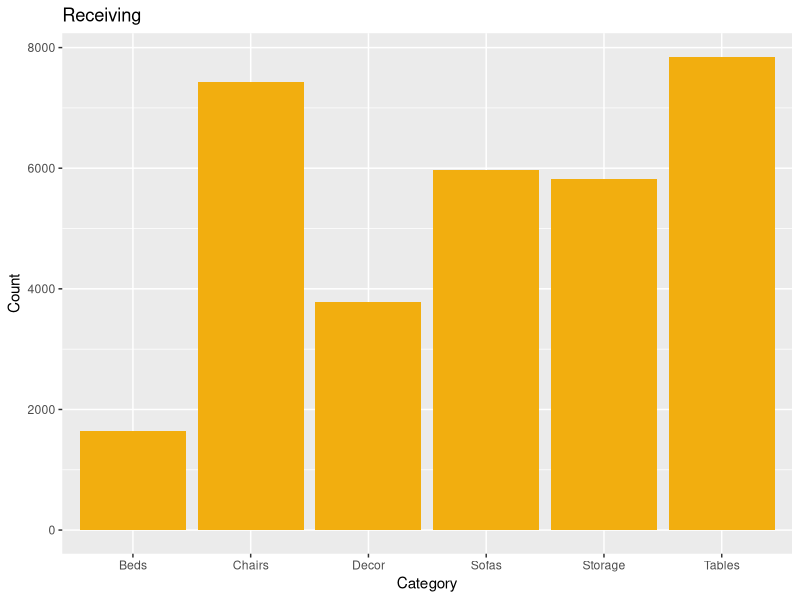
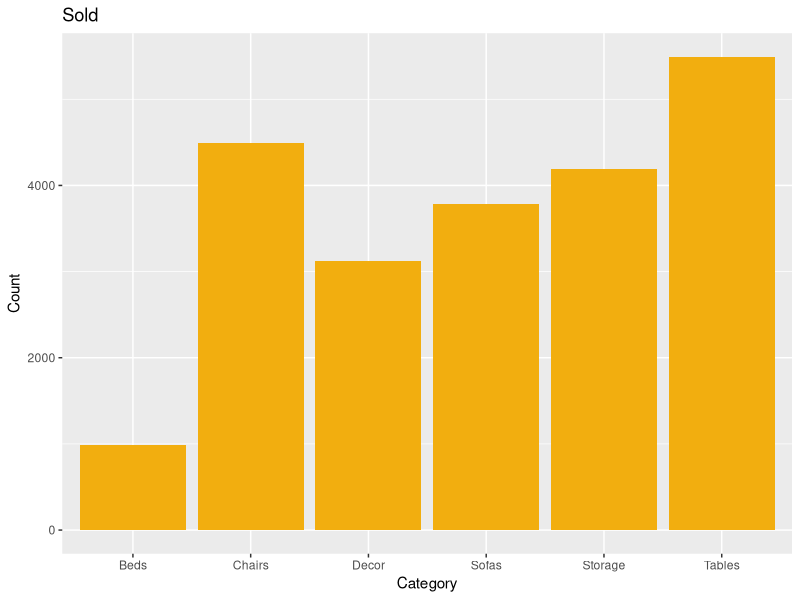
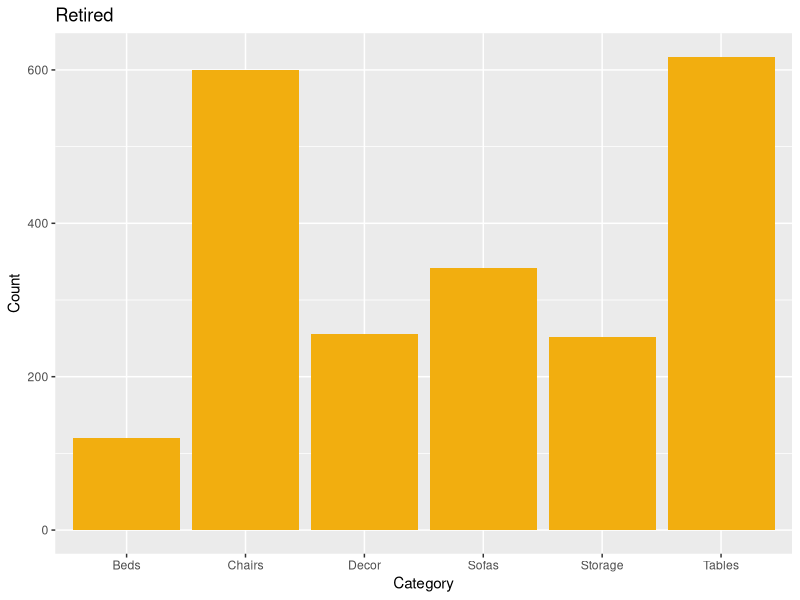
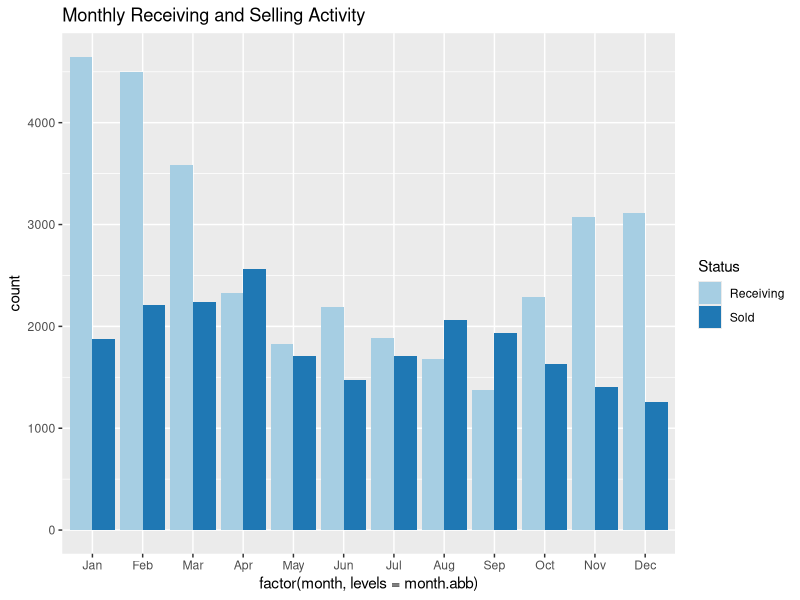
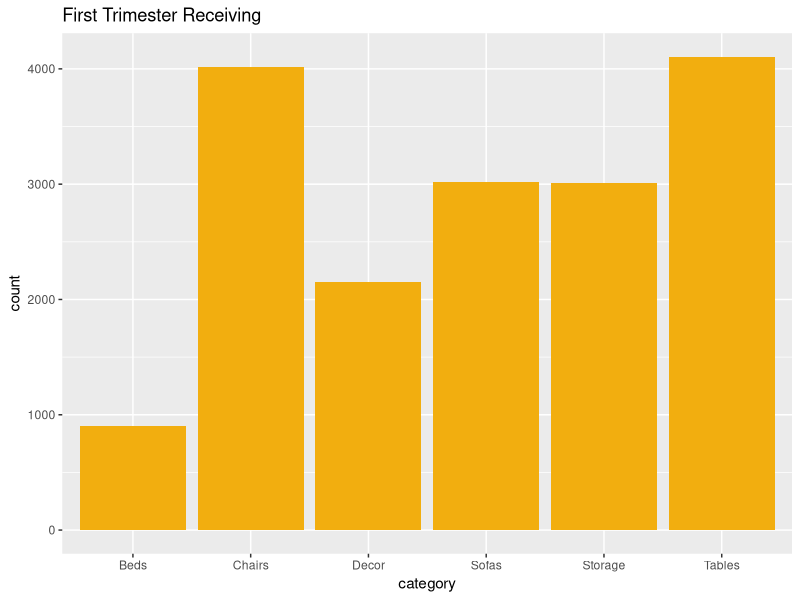

Generate these figures, in order, with R: (Note: this script raises an error after producing the figures.)
## ---- chunk 1
library(dplyr)
library(ggplot2)
## ---- chunk 2
setwd("/Users/marielpacada/kaiyo-traffic")
categories <- read.csv("categories.csv") 
warehouse <- read.csv("warehouse_flux.csv")

# remove duplicates 
warehouse$X <- NULL
warehouse <- unique(warehouse)

# join warehouse data with item categories
names(categories)[1] <- "category_id"
warehouse <- merge(warehouse, categories, by = "category_id")
warehouse$category_id <- NULL

# order by timestamp
warehouse$create_date <- strptime(warehouse$create_date, format = "%Y-%m-%d %H:%M:%S")
warehouse <- warehouse[order(warehouse$create_date),]

# parse month and year from timestamp + delete timestamp
warehouse$year <- as.factor(warehouse$create_date$year + 1900)
warehouse$month <- warehouse$create_date$mon + 1
warehouse$month <- month.abb[warehouse$month]
warehouse$create_date <- NULL
## ---- chunk 3
# function input: factor from status column
# function output: bar chart displaying count by each category
status_count <- function(activity) { 
  data <- warehouse %>% filter(status == activity)
  return(ggplot(data, aes(x = category)) + geom_bar(fill = "#F2AE0F") + labs(title = activity) +
           xlab("Category") + ylab("Count"))
}

status_count("Receiving")
status_count("Sold")
status_count("Retired")
## ---- chunk 4
month_data <- warehouse %>% filter(status == "Sold" | status == "Receiving")

ggplot(month_data, aes(x = factor(month, levels = month.abb), fill = status)) + 
  geom_bar(position = position_dodge()) + 
  labs(title = "Monthly Receiving and Selling Activity", fill = "Status") + 
  scale_fill_brewer(palette = "Paired")
## ---- chunk 5
first_tri <- warehouse %>% 
               filter(month == "Jan"|month == "Feb"|month == "Mar" & status == "Receiving") %>%
               group_by(category) %>% 
               summarize(count = n())

ggplot(first_tri, aes(x = category, y = count)) + geom_bar(fill = "#F2AE0F", stat = "identity") + 
  labs(title = "First Trimester Receiving")
## ---- chunk 6
leave_prob <- function(activity) {
  status_data <- warehouse %>% filter(status == activity) %>% group_by(category) %>% summarize(count = n())
  rec_data <- warehouse %>% filter(status == "Receiving") %>% group_by(category) %>% summarize(count = n())
  df <- data.frame(category = levels(categories$category), ratio = status_data$count / rec_data$count)
  
  return(ggplot(df, aes(x = category, y = ratio)) + geom_bar(fill = "#F2AE0F", stat = "identity") + 
           labs(title = paste("Probability of Being", activity)))
}

leave_prob("Sold")
leave_prob("Retired")


# more people are probably buying decor because it is cheaper and a lower commitment 
## ---- chunk 7
first_quad <- warehouse %>% filter(month == "Jan"|month == "Feb"|month == "Mar"|month == "Apr")

# this should be two-thirds of the third_of_year data
pre_covid <- first_quad %>% filter(year != "2020")

# this should be one-third of the third-_of_year_data
covid <- first_quad %>% filter(year == "2020")

## ---- chunk 8
quad_activity <- function(activity) { 
  total <- length(first_quad$status[first_quad$status == activity])
  before <- length(pre_covid$status[pre_covid$status == activity])
  during <- length(covid$status[covid$status == activity])
  
  before_ratio <- before / total
  during_ratio <- during / total
  
  return(as.data.frame(t(rbind(c("before", "during"), c(before_ratio, during_ratio)))))
}

quad_activity("Sold")
quad_activity("Receiving")
## ---- chunk 9
# baseline 2018 and 2019 data
general_activity <- warehouse %>% filter(year != "2020") %>% group_by(year, status) %>% summarize(count = n())
general_yearly <- general_activity %>% group_by(year) %>% summarize(count = sum(count))

activity_yearly <- function(activity) {
  data <- general_activity %>% filter(status == activity) %>% select(year, count)
  return(data)
}

# grew by nearly 75% 
activity_yearly("Receiving")

# not selling as much :( 
activity_yearly("Sold")

# increase by 40%
activity_yearly("Retired")
## ---- chunk 10
# some items are classified as two different categories!!!
all_received <- receiving_data %>% dplyr::select(status, subitem_id, category)
once_received <- all_received[!duplicated(all_received$subitem_id),]

repeat_received <- all_received %>% group_by(subitem_id) %>% summarize(count = n())
repeat_received <- merge(repeat_received, once_received, by = "subitem_id")
repeat_received <- repeat_received %>% 
                     filter(count > 1) %>% 
                     group_by(category) %>% 
                     summarize(count = n())

ggplot(repeat_received, aes(x = category, y = count)) + geom_bar(fill = "#43ad26", stat = "identity") + labs(title = "Which category is most re-received?")

# CHAIRS ARE RE-RECEIVED MOST OFTEN -- COMPARE THIS TO SOLD COUNT (IN THE BEGINNING) 
